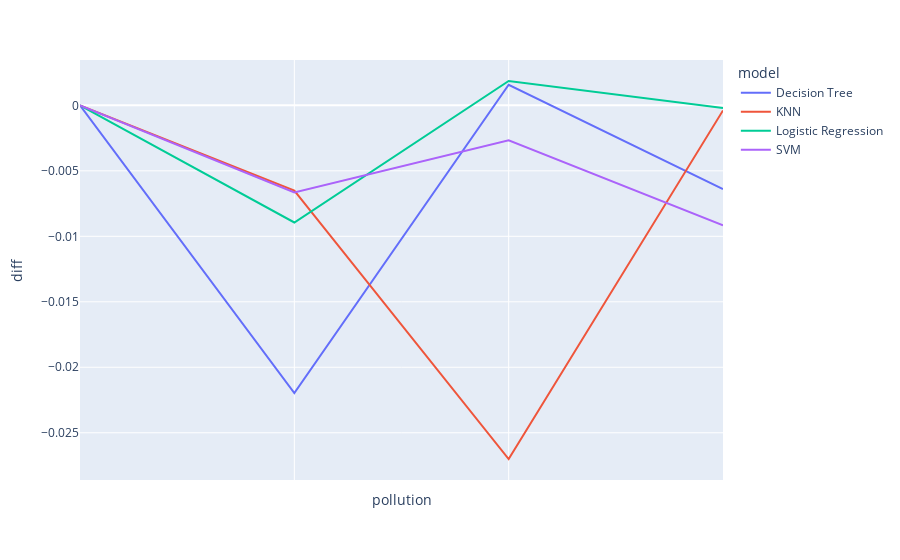

The code cell stored with this chart in its notebook:
### Code cell
viz = agg[agg[pol_col.difference(['completeness'])].isnull().all(axis=1) | agg[pol_col].isnull().all(axis=1)]

fig = px.line(viz.fillna(0), x="pollution", y="diff", color='model')

fig.update_xaxes(showticklabels=False)

fig.show()

### Figure 1 — Plotly figure (JSON) as saved in the notebook; plotly's stock layout.template omitted (floating-point values rounded to 4 significant figures)
{"data": [{"hovertemplate": "model=Decision Tree<br>pollution=%{x}<br>diff=%{y}<extra></extra>", "legendgroup": "Decision Tree", "line": {"color": "#636efa", "dash": "solid"}, "marker": {"symbol": "circle"}, "mode": "lines", "name": "Decision Tree", "orientation": "v", "showlegend": true, "type": "scatter", "x": [0, "completness_pollution_0.2", "completness_pollution_0.4", "completness_pollution_0.6"], "xaxis": "x", "y": [0, -0.02197, 0.001575, -0.006389], "yaxis": "y"}, {"hovertemplate": "model=KNN<br>pollution=%{x}<br>diff=%{y}<extra></extra>", "legendgroup": "KNN", "line": {"color": "#EF553B", "dash": "solid"}, "marker": {"symbol": "circle"}, "mode": "lines", "name": "KNN", "orientation": "v", "showlegend": true, "type": "scatter", "x": [0, "completness_pollution_0.2", "completness_pollution_0.4", "completness_pollution_0.6"], "xaxis": "x", "y": [0, -0.006509, -0.027, -0.0003849], "yaxis": "y"}, {"hovertemplate": "model=Logistic Regression<br>pollution=%{x}<br>diff=%{y}<extra></extra>", "legendgroup": "Logistic Regression", "line": {"color": "#00cc96", "dash": "solid"}, "marker": {"symbol": "circle"}, "mode": "lines", "name": "Logistic Regression", "orientation": "v", "showlegend": true, "type": "scatter", "x": [0, "completness_pollution_0.2", "completness_pollution_0.4", "completness_pollution_0.6"], "xaxis": "x", "y": [0, -0.008945, 0.00186, -0.0002063], "yaxis": "y"}, {"hovertemplate": "model=SVM<br>pollution=%{x}<br>diff=%{y}<extra></extra>", "legendgroup": "SVM", "line": {"color": "#ab63fa", "dash": "solid"}, "marker": {"symbol": "circle"}, "mode": "lines", "name": "SVM", "orientation": "v", "showlegend": true, "type": "scatter", "x": [0, "completness_pollution_0.2", "completness_pollution_0.4", "completness_pollution_0.6"], "xaxis": "x", "y": [0, -0.006656, -0.002663, -0.009155], "yaxis": "y"}], "layout": {"legend": {"title": {"text": "model"}, "tracegroupgap": 0}, "margin": {"t": 60}, "xaxis": {"anchor": "y", "domain": [0, 1], "showticklabels": false, "title": {"text": "pollution"}}, "yaxis": {"anchor": "x", "domain": [0, 1], "title": {"text": "diff"}}}}
